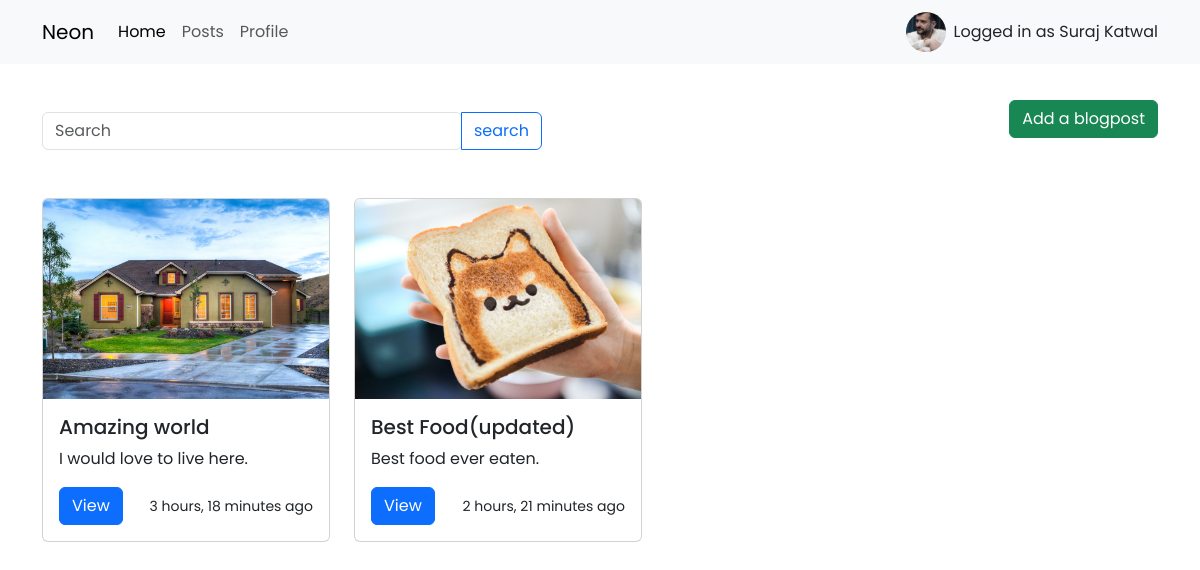
The page /posts/ (signed in) on the database its author committed.
### core/models.py (models this page shows, shortened)
class Profile(models.Model):
    user = models.OneToOneField(
        User, null=True, blank=True, on_delete=models.CASCADE)
    profile_pic = models.ImageField(
        null=True, blank=True, upload_to='profile/')
    bio = models.TextField(null=True, blank=True)

class Post(models.Model):
    title = models.CharField(max_length=200, null=True, blank=True)
    image = models.ImageField(null=True, blank=True, upload_to='post/')
    caption = models.TextField(null=True, blank=True)
    date_created = models.DateTimeField(
        auto_now_add=True, null=True, blank=True)
    author = models.ForeignKey(
        Profile, on_delete=models.CASCADE, null=True, blank=True)

### core/views.py (the view)
# urls.py: path('posts/', views.posts, name='posts'),
def posts(request):
    q = request.GET.get('q')
    if q:
        posts = Post.objects.filter(title__icontains=q)
    else:
        posts = Post.objects.all()
    context = {
        'posts': posts
    }
    return render(request, 'core/posts.html', context)

### core/templates/core/posts.html (shortened to what this page needs)
{% extends 'main.html' %}
{% block content %}
<div class="container py-4">
    <div class="d-flex align-items-center justify-content-between">
        <div class="pt-4">
            <form action="{% url 'posts' %}" method="GET">
                <div class="input-group" style="width: 500px;">
                    <input type="search" class="form-control rounded" placeholder="Search" aria-label="Search"
                        aria-describedby="search-addon" name="q" />
                    <button type="submit" class="btn btn-outline-primary">search</button>
                </div>
            </form>
        </div>
        {% if request.user.is_authenticated %}
        <div>
            <button type="button" class="btn btn-success" data-bs-toggle="modal" data-bs-target="#staticBackdrop">
                Add a blogpost
            </button>
        </div>
        {% endif %}
    </div>
    <div class="py-5 d-flex">
        <div class="row align-items-start">
            {% for post in posts %}
            <div class="col">
                <div class="card" style="width: 18rem;">
                    <img src="{{post.image.url}}" class="card-img-top object-fit-cover" height="200px" alt="...">
                    <div class="card-body">
                        <h5 class="card-title">{{post.title}}</h5>
                        <p class="card-text">{{post.caption}}</p>
                        <div class="d-flex align-items-baseline justify-content-between">
                            <a href="{% url 'single-post' post.id %}" class="btn btn-primary">View</a>
                            <small>{{post.date_created | timesince}} ago</small>
                        </div>
                    </div>
                </div>
            </div>
            {% endfor %}
        </div>
    </div>
</div>
{% endblock content %}

### templates/main.html (shortened to what this page needs)
{% load static %}
<!doctype html>
<html lang="en">
<head>
    <link rel="stylesheet" href="https://cdnjs.cloudflare.com/ajax/libs/font-awesome/6.4.0/css/all.min.css"
 />
    <link href="https://fonts.bunny.net/css?family=poppins:200,300,400,500,600,700,800,900" rel="stylesheet" />
    <link href="https://cdn.jsdelivr.net/npm/bootstrap@5.3.0-alpha3/dist/css/bootstrap.min.css" rel="stylesheet"
>
</head>
<body style="font-family: 'Poppins', sans-serif;">
    <nav class="navbar navbar-expand-lg bg-body-tertiary">
        <div class="container">
            <a class="navbar-brand" href="{% url 'index' %}">Neon</a>
            <div class="collapse navbar-collapse" id="navbarNav">
                <ul class="navbar-nav">
                    <li class="nav-item">
                        <a class="nav-link active" aria-current="page" href="{% url 'index' %}">Home</a>
                    </li>
                    <li class="nav-item">
                        <a class="nav-link" href="{% url 'posts' %}">Posts</a>
                    </li>
                    <li class="nav-item">
                        <a class="nav-link" href="{% url 'profile' %}">Profile</a>
                    </li>
                </ul>
            </div>
            {% if request.user.is_authenticated %}
            <a href="{% url 'profile' %}">
                {% if request.user.profile.profile_pic %}
                <img src="{{request.user.profile.profile_pic.url}}" alt="Avatar" class="img-fluid my-1 me-2"
                style="width: 40px; height: 40px; object-fit: cover; border-radius: 50%;" />
                {% else %}
                <img src="{% static 'images/default.jpg' %}" alt="Avatar" class="img-fluid my-1 me-2"
                style="width: 40px; height: 40px; object-fit: cover; border-radius: 50%;" />
                {% endif %}
            </a>
            <a class="nav-link disabled">Logged in as {{request.user.first_name}}
                {{request.user.last_name}}</a>
            {% endif %}
        </div>
    </nav>
    {% block content %}
    {% endblock content %}
</body>
</html>

### rows shown on the page
Post: image (picture), title "Amazing world", caption "I would love to live here.", date_created "3 hours, 18 minutes"
Post: image (picture), title "Best Food(updated)", caption "Best food ever eaten.", date_created "2 hours, 21 minutes"

### other values the page prints
{{ request.user.first_name }} "Suraj"
{{ request.user.last_name }} "Katwal"
